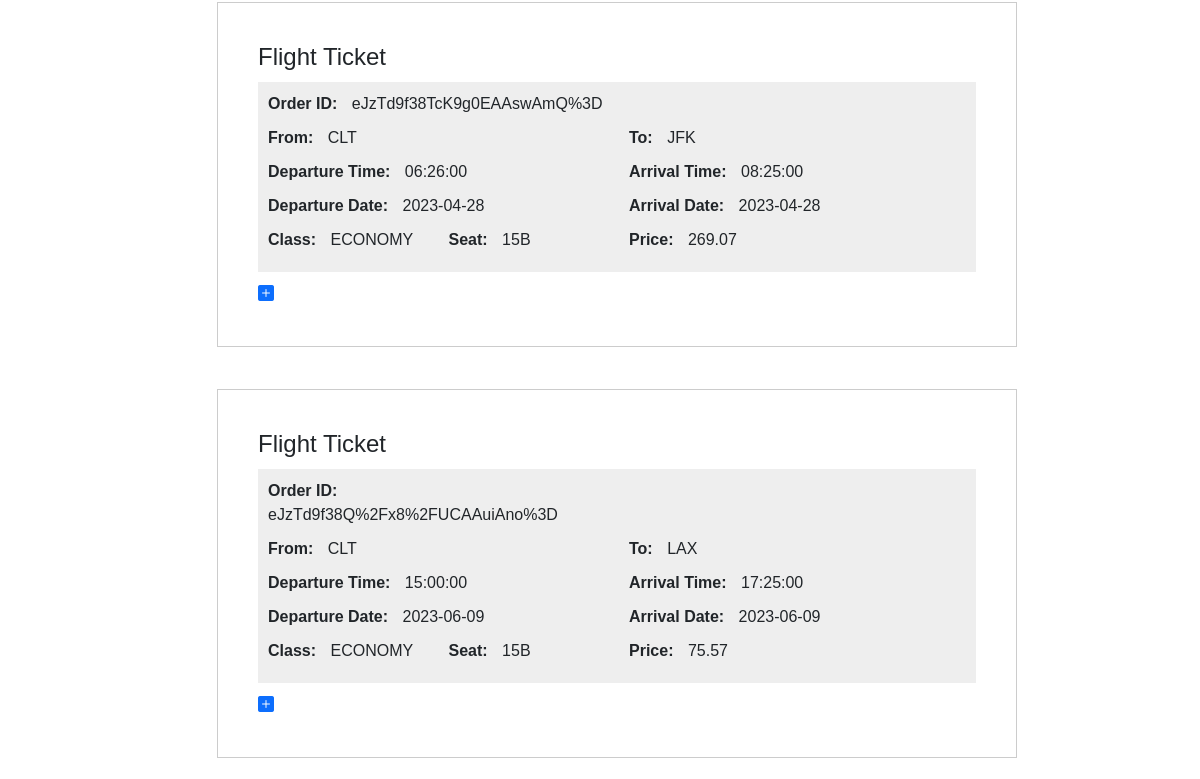
/tickets/ (signed in, lower part), run on an earlier commit of the app's database.
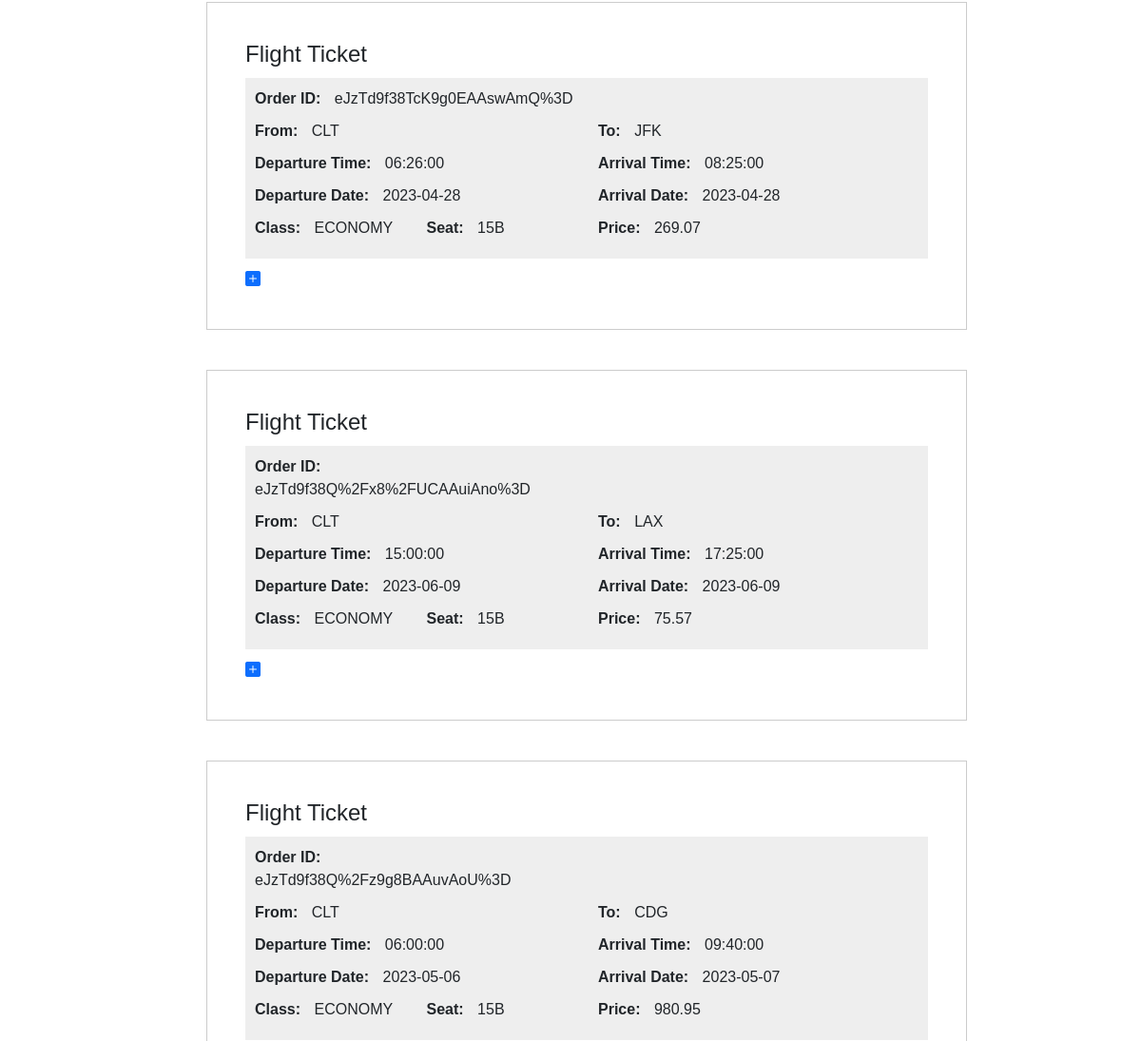
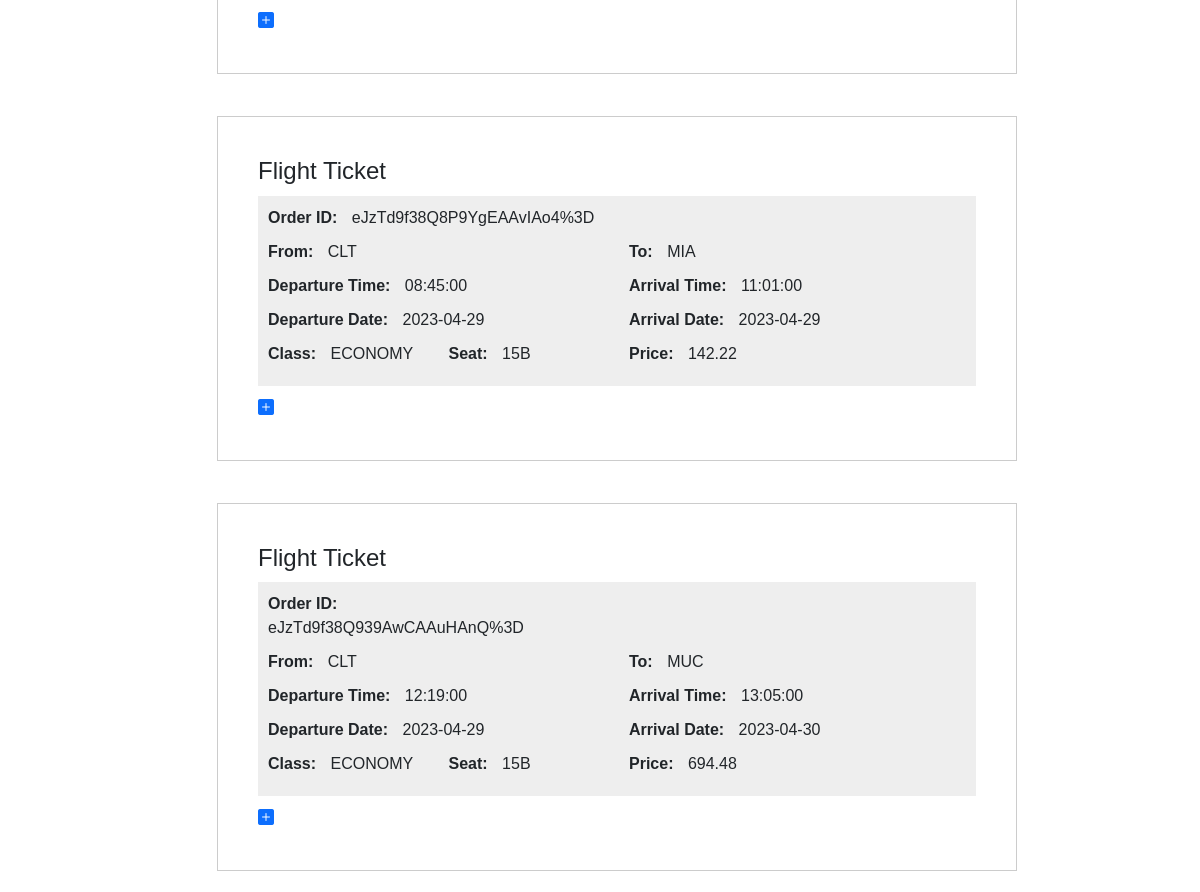
And on a later commit of the database (2 pictures, top to bottom).
### flight/models.py (models this page shows)
class Tickets(models.Model):
    customer_id = models.ForeignKey(CustomUser, on_delete=models.CASCADE)
    ticket_purchased_time = models.DateTimeField(auto_now =True)
    json_ticket_data = models.CharField(max_length=2000,null=True,blank=True)

### tickets/views.py (the view)
# urls.py: path('', views.view_tickets, name="view_tickets"),
def view_tickets(request):
   if request.user.is_authenticated:
      Tickets = apps.get_model('flight', 'Tickets')
      ticket_list1 = list(Tickets.objects.filter(customer_id=request.user))
      ticket_list = []
      for i in range(0, len(ticket_list1)):
         ticket_list.append(ast.literal_eval(str(ticket_list1[i].json_ticket_data)))
      tickets_list_short = []
      for i in range(0, len(ticket_list1)):
         dicti = {}
         dicti['ticket'] = ticket_list1[i]
         dicti['dept_iata'] = ticket_list[i]['flightOffers'][0]['itineraries'][0]['segments'][0]['departure']['iataCode']
         dept_time = ticket_list[i]['flightOffers'][0]['itineraries'][0]['segments'][0]['departure']['at'].replace('T',' ').split(' ')
         dicti['dept_date'] = dept_time[0]
         dicti['dept_time'] = dept_time[1]
         dicti['arr_iata'] = ticket_list[i]['flightOffers'][0]['itineraries'][0]['segments'][-1]['arrival']['iataCode']
         arr_time = ticket_list[i]['flightOffers'][0]['itineraries'][0]['segments'][-1]['arrival']['at'].replace('T',' ').split(' ')
         dicti['arr_date'] = arr_time[0]
         dicti['arr_time'] = arr_time[1]
         dicti['price'] = ticket_list[i]['flightOffers'][0]['price']['total']
         dicti['class'] = ticket_list[i]['flightOffers'][0]['itineraries'][0]['segments'][0]['co2Emissions'][0]['cabin']
         dicti['id'] = ticket_list[i]['id']
         itinerary = []
         for j in range(0, len(ticket_list[i]['flightOffers'][0]['itineraries'][0]['segments'])):
            dicti1 ={}
            dicti1['dept_iata'] = ticket_list[i]['flightOffers'][0]['itineraries'][0]['segments'][j]['departure']['iataCode']
            dept_time = ticket_list[i]['flightOffers'][0]['itineraries'][0]['segments'][j]['departure']['at'].replace('T',' ').split(' ')
            dicti1['dept_date'] = dept_time[0]
            dicti1['dept_time'] = dept_time[1]
            dicti1['arr_iata'] = ticket_list[i]['flightOffers'][0]['itineraries'][0]['segments'][j]['arrival']['iataCode']
            arr_time = ticket_list[i]['flightOffers'][0]['itineraries'][0]['segments'][j]['arrival']['at'].replace('T',' ').split(' ')
            dicti1['arr_date'] = arr_time[0]
            dicti1['arr_time'] = arr_time[1]
            itinerary.append(dicti1)
         dicti['itinerary'] = itinerary
         tickets_list_short.append(dicti)
      return render(request, "tickets/tickets.html", {'tickets':ticket_list ,'short_list':tickets_list_short})
   return render(request, "tickets/tickets.html")

### templates/tickets/tickets.html (shortened to what this page needs)
{% extends 'base.html' %}
{% block content %}
<div id="wrapper">
{% if user.is_authenticated %}
  <table style="margin-left: 10%;">
    {% for t in short_list%}
    <tr>
        <td>
        <div class = "centered">
          <div class="container">
            <h1>Flight Ticket</h1>
            <div class="ticket-info">
              <div class="row">
                <div class="col-6">
                  <span class="label">Order ID:</span>
                  <span class="value"> {{ t.id }} </span>
                </div>
                <div class="col-6">
                </div>
              </div>
              <div class="row">
                <div class="col-6">
                  <span class="label">From:</span>
                  <span class="value">{{ t.dept_iata }}</span>
                </div>
                <div class="col-6">
                  <span class="label">To:</span>
                  <span class="value">{{ t.arr_iata }}</span>
                </div>
              </div>
              <div class="row">
                <div class="col-6">
                  <span class="label">Departure Time:</span>
                  <span class="value">{{ t.dept_time }}</span>
                </div>
                <div class="col-6">
                  <span class="label">Arrival Time:</span>
                  <span class="value">{{ t.arr_time }}</span>
                </div>
              </div>
              <div class="row">
                <div class="col-6">
                  <span class="label">Departure Date:</span>
                  <span class="value">{{ t.dept_date }}</span>
                </div>
                <div class="col-6">
                  <span class="label">Arrival Date:</span>
                  <span class="value">{{ t.arr_date }}</span>
                </div>
              </div>
              <div class="row">
                <div class="col-3">
                  <span class="label">Class:</span>
                  <span class="value">{{ t.class }}</span>
                </div>
                <div class="col-3">
                  <span class="label">Seat:</span>
                  <span class="value">15B</span>
                </div>
                <div class="col-6">
                  <span class="label">Price:</span>
                  <span class="value">{{ t.price }}</span>
                </div>
              </div>
            </div>
            <a href="#bblbalba" class="showmemore"><i class="bi bi-plus-square-fill"></i></a>
          </div>
        </div>
      </td>
        <td>
        </td>
      </tr>
    {% endfor %}
 </table>
{% endif %}
</div>
{% endblock %}

### templates/base.html (shortened to what this page needs)
<!DOCTYPE html>
<html>
<head>
  <link rel="stylesheet" href="https://cdn.jsdelivr.net/npm/bootstrap-icons@1.3.0/font/bootstrap-icons.css">
  <link href="https://cdn.jsdelivr.net/npm/bootstrap@5.2.2/dist/css/bootstrap.min.css" rel="stylesheet">
  <link rel="stylesheet" href="https://cdn.jsdelivr.net/npm/bootstrap-icons@1.9.1/font/bootstrap-icons.css">
</head>
<body>
{% block content %}
{% endblock %}
</body>
</html>

### templates/tickets/tickets.html (style rules this page uses)
body { font-family: Arial, sans-serif; }
.container { margin: 20px auto; min-width: 800px; max-width: 1400px; border: 1px solid #ccc; padding: 40px; }
h1 { font-size: 24px; margin-bottom: 10px; }
.col-3 { flex-basis: 25%; max-width: 25%; }
.ticket-info { background-color: #eee; padding: 10px; margin-bottom: 10px; }
body { background-image: url("/static/images/white-cloud-blue-sky.jpg") ; background-size: cover; }
#wrapper { width: 80%; margin: 0 auto; background-color: #ffffff; }
.centered { display: flex; justify-content: center; }

What changed in the data, as far as the page shows it:
added Tickets: id "eJzTd9f38Q%2Fz9g8BAAuvAoU%3D", dept_iata "CLT", arr_iata "CDG", dept_time "06:00:00", arr_time "09:40:00", dept_date "2023-05-06", arr_date "2023-05-07", class "ECONOMY", price "980.95"
added Tickets: id "eJzTd9f38Q8P9YgEAAvIAo4%3D", dept_iata "CLT", arr_iata "MIA", dept_time "08:45:00", arr_time "11:01:00", dept_date "2023-04-29", arr_date "2023-04-29", class "ECONOMY", price "142.22"
added Tickets: id "eJzTd9f38Q939AwCAAuHAnQ%3D", dept_iata "CLT", arr_iata "MUC", dept_time "12:19:00", arr_time "13:05:00", dept_date "2023-04-29", arr_date "2023-04-30", class "ECONOMY", price "694.48"
